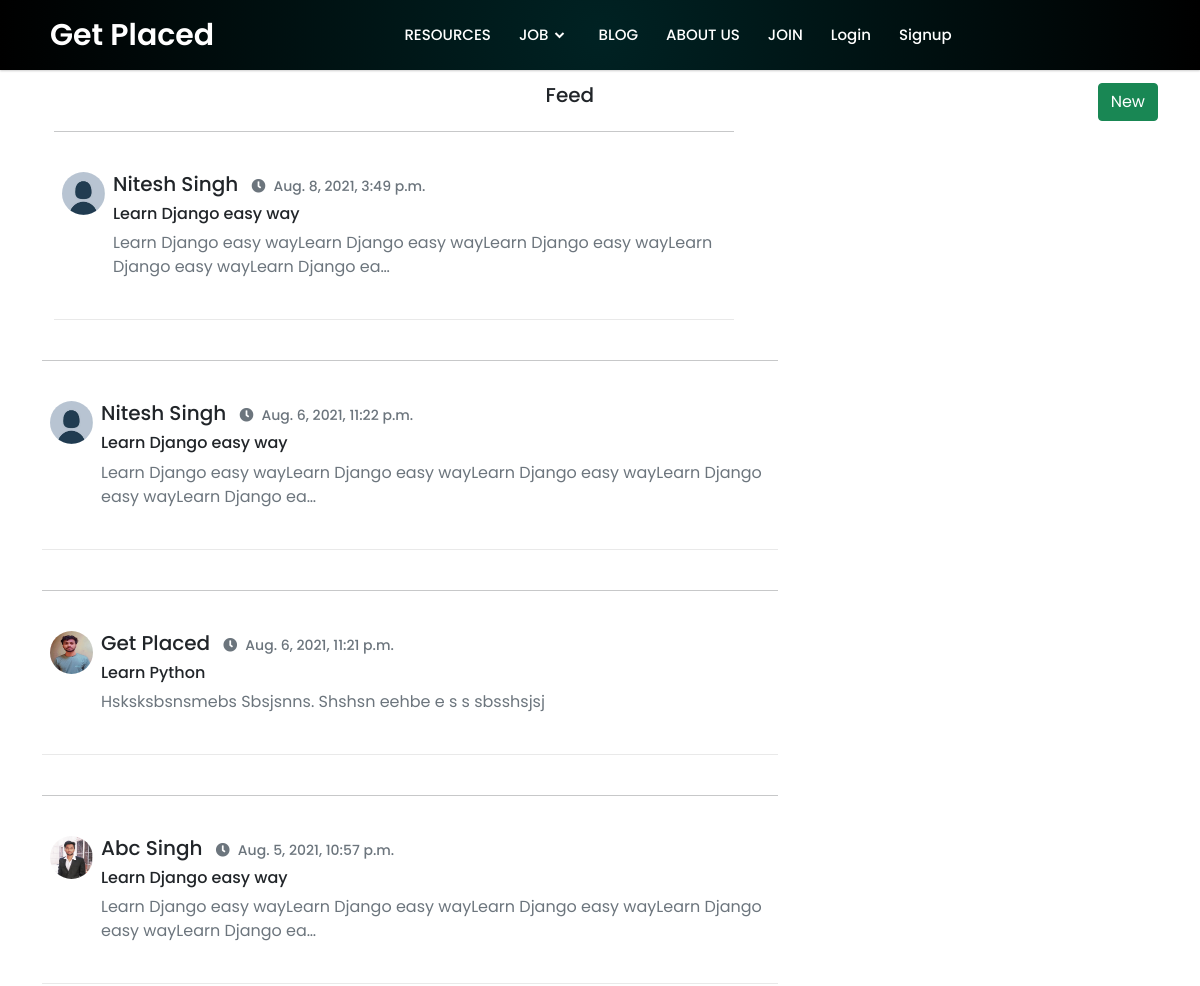
The app's page /Blog/ (upper part), older data.
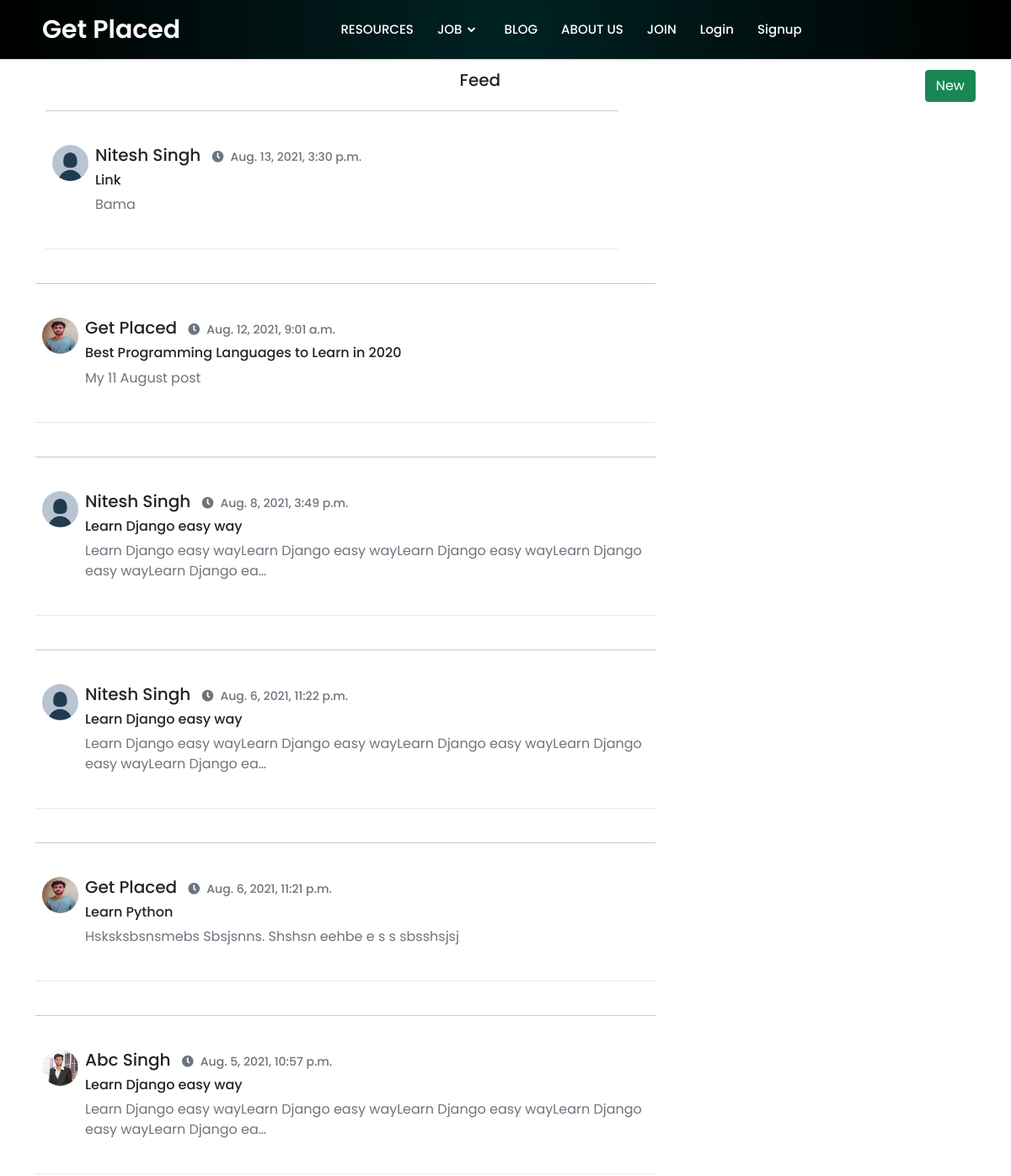
The same page, newer data.
### app/models.py (models this page shows, shortened)
class StudentBlogModel(models.Model):
    title = models.CharField(max_length=255)
    author = models.ForeignKey(User, on_delete=models.CASCADE)
    body = RichTextField(blank=True,null=True)
    snippet = models.TextField(max_length=255)
    post_date = models.DateTimeField(auto_now_add=True)

class Profile(models.Model):
    user = models.OneToOneField(User,null=True, on_delete=models.CASCADE)
    bio = models.TextField()
    profile_pic = models.ImageField(null=True, blank=True, upload_to="images/profile/")
    Mobile_Number = models.CharField(max_length=12)
    Gender = models.CharField(choices=GENDER,max_length=50)
    city=models.CharField(max_length=50)
    state=models.CharField(choices=STATE_CHOICES,max_length=50)
    twitter_url = models.CharField(max_length=255,null=True, blank=True)
    instagram_url = models.CharField(max_length=255,null=True, blank=True)
    linkdin_url = models.CharField(max_length=255,null=True, blank=True)
    github_url = models.CharField(max_length=255,null=True, blank=True)

### app/views.py (the view)
# urls.py: path('Blog/',views.BlogView.as_view(),name="blog"),
class BlogView(ListView):
    model = StudentBlogModel
    template_name = 'blog/home.html'
    ordering = ['-post_date']
    context_object_name = "StudentBlogModel_list"    #default is object_list as well as model's_verbose_name_list and/or model's_verbose_name_plural_list, if defined in the model's inner Meta class
    paginate_by = 10
    def get_context_data(self, *args,**kwargs):
        context = super(BlogView, self).get_context_data(**kwargs)
        context['page_user'] = Profile.objects.all()
        return context

### app/templates/blog/home.html (shortened to what this page needs)
{% extends "app/base.html" %}
{% load static %}
{% block main-content %}
<div class="container">
    <a href="
    {% if user.is_authenticated %}
        {% if request.user.profile.bio %}
        {% url 'Add_Blog_Post' %}"><div style="float:right;" class="mb-2"><input class="btn btn-success" type="button" value="New"></div></a>
        {% else %}
        {% url 'create_profile' %}"><div style="float:right;" class="mb-2"><input class="btn btn-success" type="button" value="New"></div></a>
        {% endif %}
        {% comment %} {% url 'Add_Blog_Post' %}"><div style="float:right;" class="mb-2"><input class="btn btn-success" type="button" value="New"></div></a> {% endcomment %}
    {% else %}
        {% url 'account_login' %}"><div style="float:right;" class="mb-2"><input class="btn btn-success" type="button" value="New"></div></a>
    {% endif %}
</div>
<div class="margin-2">
<div class="container text-center">
    <h5 class="text-dark">Feed</h5>
</div>
{% if StudentBlogModel_list %}
    {% for StudentBlogModel in object_list %}
    <div class="container">
        <div class="row">
            <div class="col-lg-8">
            <hr width="100%">
                <div class="profile-feed">
                    <div class="d-flex align-items-start profile-feed-item">
                    {% if StudentBlogModel.author.profile.profile_pic %}
                        <a href="{% url 'show_profile' StudentBlogModel.author.profile.id %}"><img src="{{StudentBlogModel.author.profile.profile_pic.url}}" alt="profile" class="img-sm rounded-circle mb-5 mx-2"></a>
                    {% else %}
                        <a href="{% url 'show_profile' StudentBlogModel.author.profile.id %}"><img src="{% static 'app/images/download.jpeg' %}" alt="profile" class="img-sm rounded-circle mb-5 mx-2"></a>
                    {% endif %}
                      <div class="ml-4">
                        <h5>
                        {% if StudentBlogModel.author.first_name or StudentBlogModel.author.last_name %}
                            {{StudentBlogModel.author.first_name|capfirst}}
                            {{StudentBlogModel.author.last_name|capfirst}}
                        {% else %}
                            {{StudentBlogModel.author.username|capfirst}}
                        {% endif %}
                          <small class="ml-4 text-muted">
                          <small class="Timeblog"><i class="fas fa-clock mx-2"></i>{{StudentBlogModel.post_date}}</small></small>
                        </h5>
                        <a href="{% url 'Blog_Description' StudentBlogModel.pk %}" class="text-decoration-none">
                            <h6 class="h6 text-dark">
                            {{StudentBlogModel.title|truncatechars:200}}
                            </h6>
                            <p class="text-muted">{{StudentBlogModel.snippet|truncatechars:100}}</p>
                        </a>
                      </div>
                    </div>
                 </div>
              <br>
            </div>
        </div>
    </div>
{% endfor %}
{% else %}
 <p>No Post found!!! :(</p>
{% endif %}
{% endblock main-content %}

Row changes from the older to the newer data that the page shows:
added StudentBlogModel: author.first_name "Nitesh", author.last_name "Singh", post_date "Aug. 13, 2021, 3:30 p.m.", title "Link", snippet "Bama"
added StudentBlogModel: author.profile.profile_pic (picture), author.first_name "Get", author.last_name "Placed", post_date "Aug. 12, 2021, 9:01 a.m.", title "Best Programming Languages to Learn in 2020", snippet "My 11 August post"
